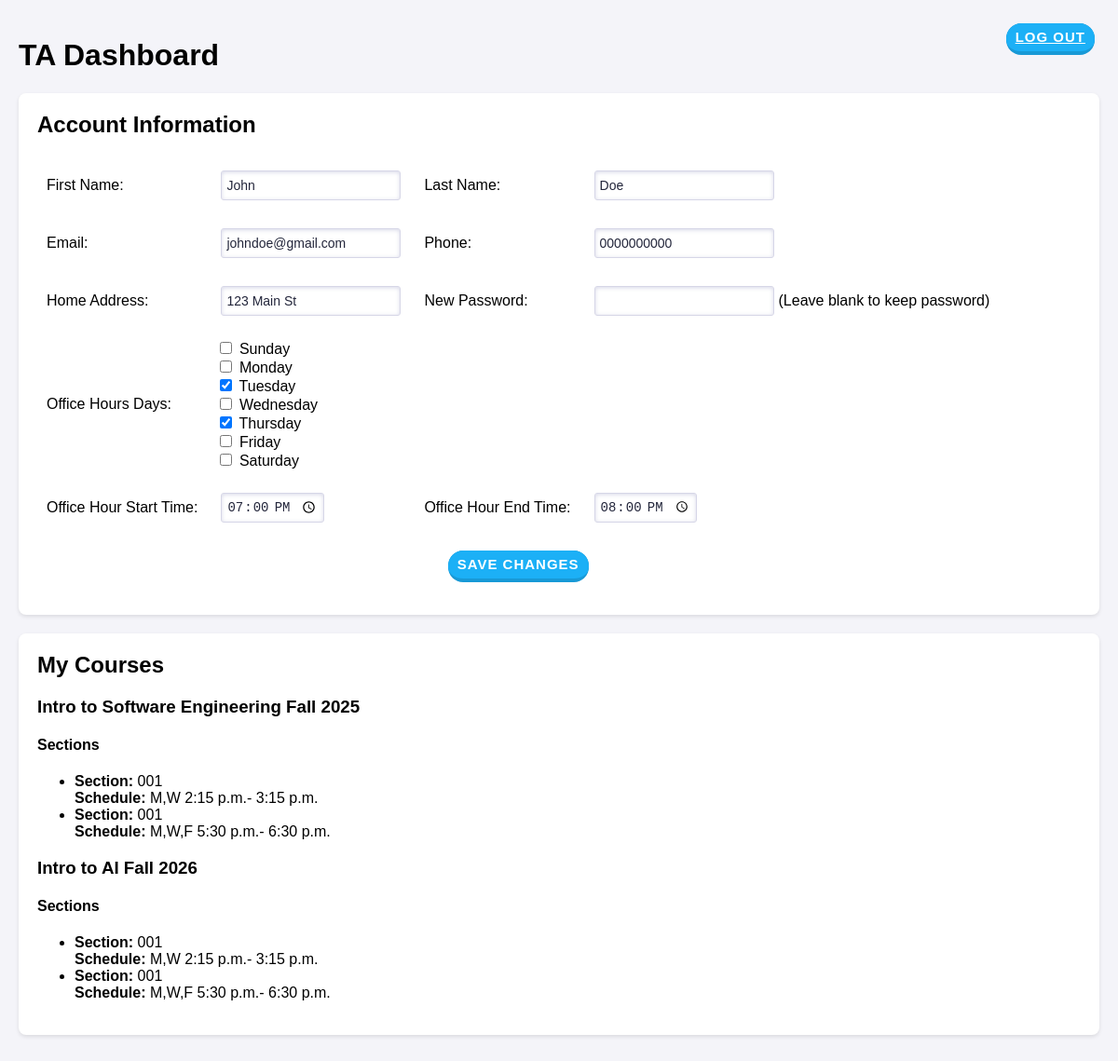
Page /TADashboard/5/ on the committed database.
### ScheduleAppData/models.py (models this page shows)
class User(models.Model):
    class Role(models.TextChoices):
        Supervisor = "Supervisor"
        Instructor = "Instructor"
        TA = "TA"
    Id = models.AutoField(primary_key=True)
    FirstName = models.CharField(max_length=120)
    LastName = models.CharField(max_length=120)
    Email = models.CharField(max_length=120)
    Password = models.CharField(max_length=120)
    Phone = models.CharField(max_length=120)
    Role = models.CharField(choices=Role.choices, max_length=20)
    OfficeHourDays = models.CharField(
        max_length=20,  # Adjust length based on the number of days
        choices=Days.choices,
        blank=True,
        help_text="Comma-separated list of scheduled days (e.g., M,T,W).")
    OfficeHourStartTime = models.TimeField(default=time(9,0))
    OfficeHourEndTime = models.TimeField(default=time(10,0))
    HomeAddress = models.CharField(max_length=120, default='')

class Courses(models.Model):
    Id = models.AutoField(primary_key=True)
    CourseName = models.CharField(max_length=120)
    Semester = models.CharField(max_length=120)
    Year = models.IntegerField()

class Sections(models.Model):
    class SectionType(models.TextChoices):
        Lab = "Lab"
        Lecture = "Lecture"
    Id = models.AutoField(primary_key=True)
    CourseId = models.ForeignKey(Courses, on_delete=models.CASCADE)
    SectionNum = models.CharField(max_length=120)
    ScheduledDays = models.CharField(
        max_length=20,  # Adjust length based on the number of days
        choices=Days.choices,
        blank=True,
        help_text="Comma-separated list of scheduled days (e.g., M,T,W).")
    ScheduledStartTime = models.TimeField(default=time(9,0))
    ScheduledEndTime = models.TimeField(default=time(10,0))
    SectionType = models.CharField(choices=SectionType.choices, max_length=20)
    Instructors = models.ManyToManyField(User)

### ScheduleAppData/views.py (the view, shortened to what this page needs)
# urls.py: path('TADashboard/', TADashboard.as_view()),path('TADashboard/<int:TA_id>/', TADashboard.as_view(), name='TA_dashboard'),
class TADashboard(View):
    def get(self, request, TA_id):
        from ScheduleAppData.models import Courses, Sections
        TA = User.objects.get(pk=TA_id)
        courses = Courses.objects.filter(sections__Instructors=TA).distinct()
        Sections = Sections.objects.filter(Instructors=TA)
        office_hour_days_list = TA.OfficeHourDays.split(",") if TA.OfficeHourDays else []
        return render(request, 'TADashboard.html', {
            'TA': TA,
            'courses': courses,
            'sections': Sections,
            'days': Days.choices,
            'office_hour_days_list': office_hour_days_list
        })

### templates/TADashboard.html (shortened to what this page needs)
{% load static %}
<!DOCTYPE html>
<html lang="en">
<head>
    <link rel="stylesheet" href="{% static 'css/styles.css' %}">
</head>
<body>
    <div class="container">
        <h1>TA Dashboard</h1>
        <a href='/' class="button" style="position: absolute; top: 20px; right: 20px;">Log Out</a>
        <div class="section">
            <h2>Account Information</h2>
            <form method="POST">
                <table class="section-table-class">
                    <tr>
                        <td><label for="firstName">First Name:</label></td>
                        <td><input type="text" id="firstName" name="firstName" value="{{ TA.FirstName }}" class="text-field" required></td>
                        <td><label for="lastName">Last Name:</label></td>
                        <td><input type="text" id="lastName" name="lastName" value="{{ TA.LastName }}" class="text-field" required></td>
                    </tr>
                    <tr>
                        <td><label for="email">Email:</label></td>
                        <td><input type="email" id="email" name="email" value="{{ TA.Email }}" class="text-field" required></td>
                        <td><label for="phone">Phone:</label></td>
                        <td><input type="tel" id="phone" name="phone" value="{{ TA.Phone }}" class="text-field" required></td>
                    </tr>
                    <tr>
                        <td><label for="homeAddress">Home Address:</label></td>
                        <td><input type="text" id="homeAddress" name="homeAddress" value="{{ TA.HomeAddress }}" class="text-field"></td>
                        <td><label for="password">New Password:</label></td>
                        <td><input type="password" id="password" name="password" class="text-field">(Leave blank to keep password)</td>
                    </tr>
                    <tr>
                        <td><label for="selectedDays">Office Hours Days:</label></td>
                        <td colspan="3">
                            <div>
                                {% for day in days %}
                                    <label>
                                        <input type="checkbox" name="selectedDays" value={{ day.0 }} {% if day.0 in office_hour_days_list %}checked{% endif %}> {{ day.1 }}
                                    </label><br>
                                {% endfor %}
                            </div>
                        </td>
                    </tr>
                    <tr>
                        <td><label for="officeHourStartTime">Office Hour Start Time:</label></td>
                        <td><input type="time" id="officeHourStartTime" name="officeHourStartTime" value="{{ TA.OfficeHourStartTime|date:'H:i' }}" class="text-field" required></td>
                        <td><label for="officeHourEndTime">Office Hour End Time:</label></td>
                        <td><input type="time" id="officeHourEndTime" name="officeHourEndTime" value="{{ TA.OfficeHourEndTime|date:'H:i' }}" class="text-field" required></td>
                    </tr>
                    <tr>
                        <td colspan="4" style="text-align: center;">
                            <button type="submit" name="update_account" class="button">Save Changes</button>
                        </td>
                    </tr>
                </table>
            </form>
        </div>
        <div class="section">
            <h2>My Courses</h2>
            {% for course in courses %}
                <div class="course">
                    <h3>{{ course.CourseName }} {{ course.Semester }} {{ course.Year }}</h3>
                    <h4>Sections</h4>
                    <ul>
                        {% for section in sections %}
                            <li>
                                <strong>Section:</strong> {{ section.SectionNum }}<br>
                                <strong>Schedule:</strong> {{ section.ScheduledDays }} {{ section.ScheduledStartTime }}- {{ section.ScheduledEndTime }}<br>
                            </li>
                        {% endfor %}
                    </ul>
                </div>
            {% endfor %}
        </div>
    </div>
</body>
</html>

### static/css/styles.css (style rules this page uses)
body { font-family: Arial, sans-serif; margin: 0; padding: 0; background-color: #f4f4f9; }
.container { max-width: 1200px; margin: 0 auto; padding: 20px; }
.section { background: #fff; margin: 20px 0; padding: 20px; border-radius: 8px; box-shadow: 0 2px 4px rgba(0, 0, 0, 0.1); }
.section h2 { margin-top: 0; }
.button { appearance: button; background-color: #1899D6; border: solid transparent; border-radius: 16px; border-width: 0 0 4px; box-sizing: border-box; color: #FFFFFF; cursor: pointer; display: inline-block; font-family: din-round,sans-serif; font-size: 15px; font-weight: 700; letter-spacing: 1px; line-height: 10px; margin: 5px; outline: none; overflow: visible; padding: 10px; text-align: center; text-transform: uppercase; touch-action: manipulation; transform: translateZ(0); transition: filter .2s; user-select: none; -webkit-user-select: none; vertical-align: middle; white-space: nowrap; width: auto; }
.button:after { background-clip: padding-box; background-color: #1CB0F6; border: solid transparent; border-radius: 16px; border-width: 0 0 4px; bottom: -4px; content: ""; left: 0; position: absolute; right: 0; top: 0; z-index: -1; }
.button, .button:focus { user-select: auto; }
.text-field { position: relative; cursor: text; font-size: 14px; line-height: 10px; padding: 5px; height: 20px; background-color: #fff; border: 1px solid #d6d6e7; margin: 5px; border-radius: 3px; color: rgb(35, 38, 59); box-shadow: inset 0 1px 4px 0 rgb(119 122 175 / 30%); overflow: hidden; transition: all 100ms ease-in-out; }
.table-class th, td { padding: 10px; text-align: left; border: 1px solid #ddd; }
.section-table-class { border-collapse: collapse !important; margin-left: 0 !important; border: none !important; }
.section-table-class td, .section-table-class th { border: none !important; }

### rows in the picture
User: firstName "John", lastName "Doe", email "johndoe@gmail.com", phone "0000000000", homeAddress "123 Main St", officeHourStartTime "19:00", officeHourEndTime "20:00"
Courses: CourseName "Intro to Software Engineering", Semester "Fall", Year "2025"
Sections: SectionNum "001", ScheduledDays "M,W", ScheduledStartTime "2:15 p.m.", ScheduledEndTime "3:15 p.m."
Sections: SectionNum "001", ScheduledDays "M,W,F", ScheduledStartTime "5:30 p.m.", ScheduledEndTime "6:30 p.m."
Courses: CourseName "Intro to AI", Semester "Fall", Year "2026"

### other values in the picture
{{ day.1 }} "Sunday" "Monday" "Tuesday" "Wednesday" "Thursday" "Friday" "Saturday"
